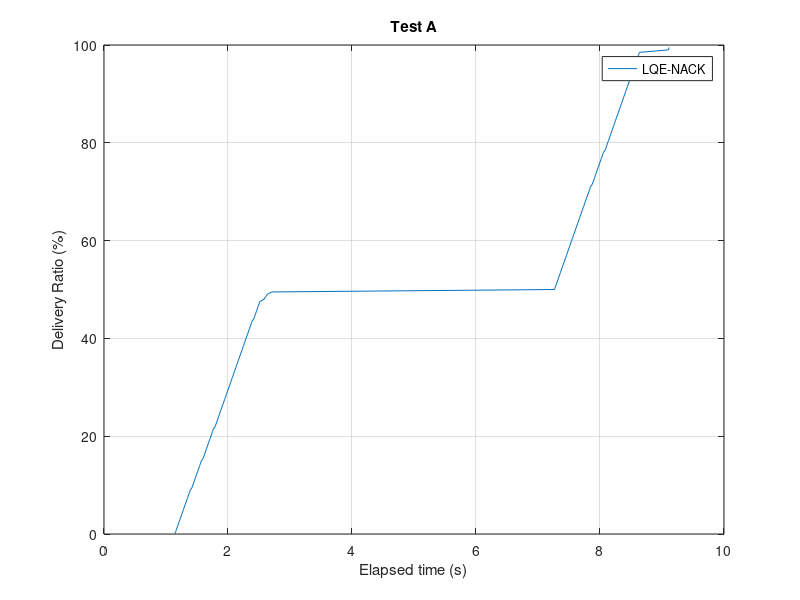
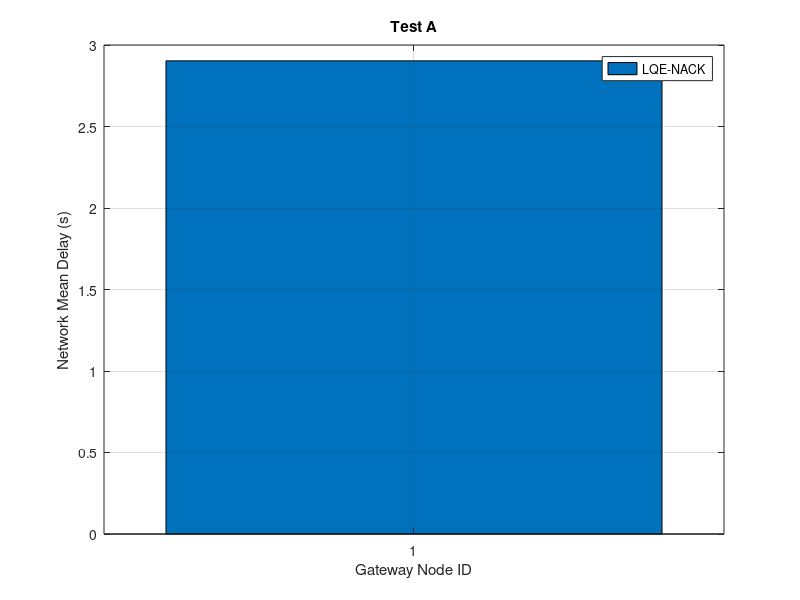
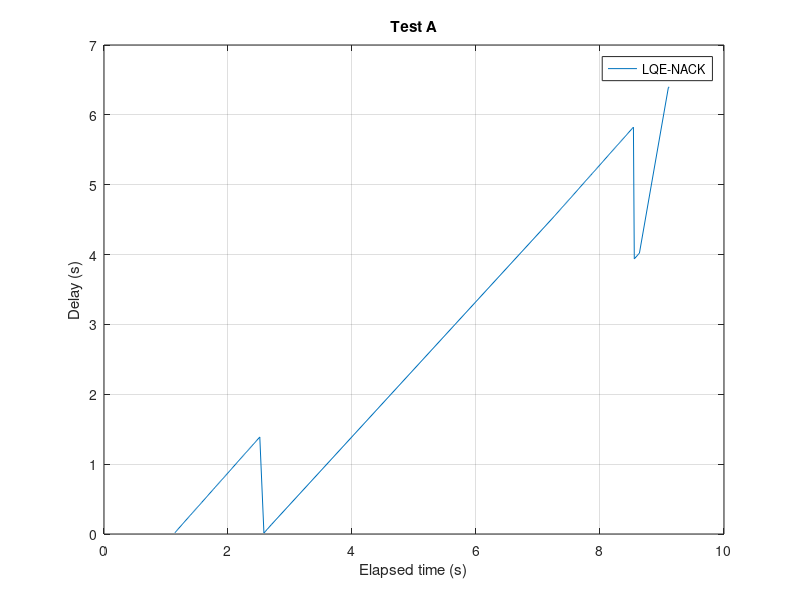
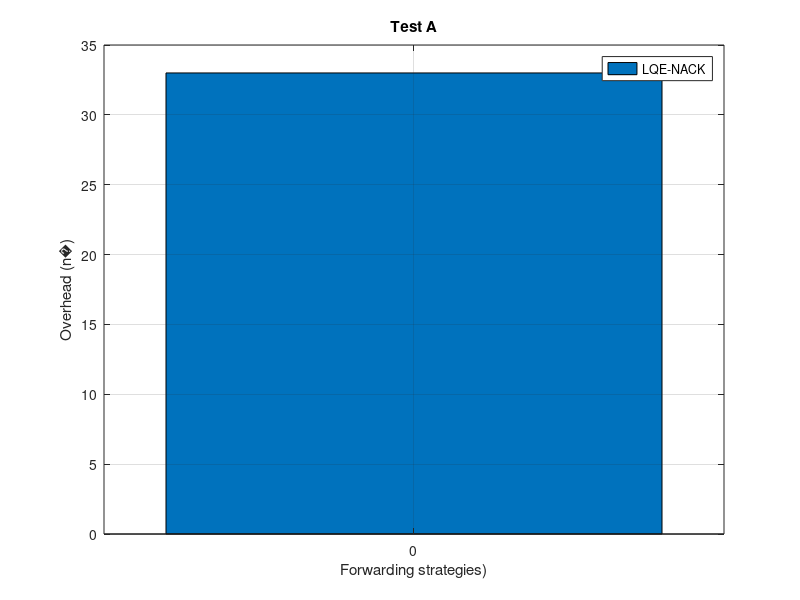

Source code (MATLAB) for these figures, in order:
%% Results Analysis %%
%% Jo�o Patr�cio, N�MEC 76330 %%

clc;
clear all;
close all;

display('Jo�o Patr�cio ')
display('MIEET, DETI, UA')
display(' ')

%% biblio
%https://www.mathworks.com/help/matlab/ref/fscanf.html

%% Treating Delivery Ratio case A
close all; clear;clc; 
Nnodes=2;   %N� nodes generating msgs every second
%getting file

Ft_recNACK = fopen('timeRec02.txt','r');    %Name of the file with the receveid times
formatSpec = '%f';
t_recNACK = fscanf(Ft_recNACK,formatSpec);
fclose(Ft_recNACK);
%
count=0:1:length(t_recNACK)-1;
i=1;
j=1;

while i<length(t_recNACK)+1
   
    drNACK(i)=count(i)/(Nnodes*100)*100;
    i=i+1;
end
display('End calc DR')
plot(t_recNACK,drNACK)
xlabel('Elapsed time (s)');
ylabel('Delivery Ratio (%)');
title('Test A');
legend('LQE-NACK');
grid on;

%

hold off;
savefig('plotA_DR')
%
%Calculate delay
%
figure;
Ft_sentNACK = fopen('timeSent02.txt','r');    %Name of the file with the receveid times
formatSpec = '%f';
t_sentNACK = fscanf(Ft_sentNACK,formatSpec);
fclose(Ft_sentNACK);
%
count3=0:1:length(t_sentNACK)-1;
i=1;
j=1;

while i<length(t_sentNACK)+1
    delayNACK(i)=t_recNACK(i)-t_sentNACK(i);
    i=i+1;
end
display('End calc delay')
meanD_NACK=mean(delayNACK)
% % % %
%% % % METHOD 2
%http://matlab.cheme.cmu.edu/2011/08/27/introduction-to-statistical-data-analysis/
ybar = mean(delayNACK)
s = std(delayNACK)
ci = 0.95;
alpha = 1 - ci;

n = length(delayNACK); %number of elements in the data vector
T_multiplier = tinv(1-alpha/2, n-1)
% the multiplier is large here because there is so little data. That means
% we do not have a lot of confidence on the true average or standard
% deviation
ci95 = T_multiplier*s/sqrt(n)

% confidence interval
sprintf('The confidence interval is %1.1f +- %1.1f',ybar,ci95)
[ybar - ci95, ybar + ci95]

% %% %

display('Mean Delay:')
meanD_NACK
%mean delay
bar(1,meanD_NACK)
xlabel('Gateway Node ID');
ylabel('Network Mean Delay (s)');
legend('LQE-NACK');
title('Test A');
grid on;  
% % %
hold off;
savefig('plotA_delayB')


% Delay through time
figure;

plot(t_recNACK,delayNACK)
xlabel('Elapsed time (s)');
ylabel('Delay (s)');
legend('LQE-NACK');
title('Test A');
grid on; 
% % %
hold off;
savefig('plotA_delay')


%% Calculate Redudant Overhead 
clear; clc;

% Node[0]
n0_sent=textread('dataNameSent00.txt','%s');
i=1;
j=1;
count=0;
while i<length(n0_sent)
    j=i;
    while j<length(n0_sent)
        if (strcmp(n0_sent(i),n0_sent(j)) && i~=j && ~strcmp(n0_sent(i),{''}))
            n0_sent(i);          
            count=count+1;
            n0_sent(j)={''};
        end       
        j=j+1;
    end
    i=i+1;
end
count
% Node[1]
n1_sent=textread('dataNameSent01.txt','%s');
i=1;
j=1;
count1=0;
while i<length(n1_sent)
    j=i;
    while j<length(n1_sent)
        if (strcmp(n1_sent(i),n1_sent(j)) && i~=j && ~strcmp(n1_sent(i),{''}))
            n1_sent(i);          
            count1=count1+1;
            n1_sent(j)={''};
        end       
        j=j+1;
    end
    i=i+1;
end
count1

countT=count+count1


% % %
figure
bar(0,countT)

xlabel('Forwarding strategies)');
ylabel('Overhead (n�)');
legend('LQE-NACK');
title('Test A');
grid on; 
hold off;
savefig('plotA_overhead')
